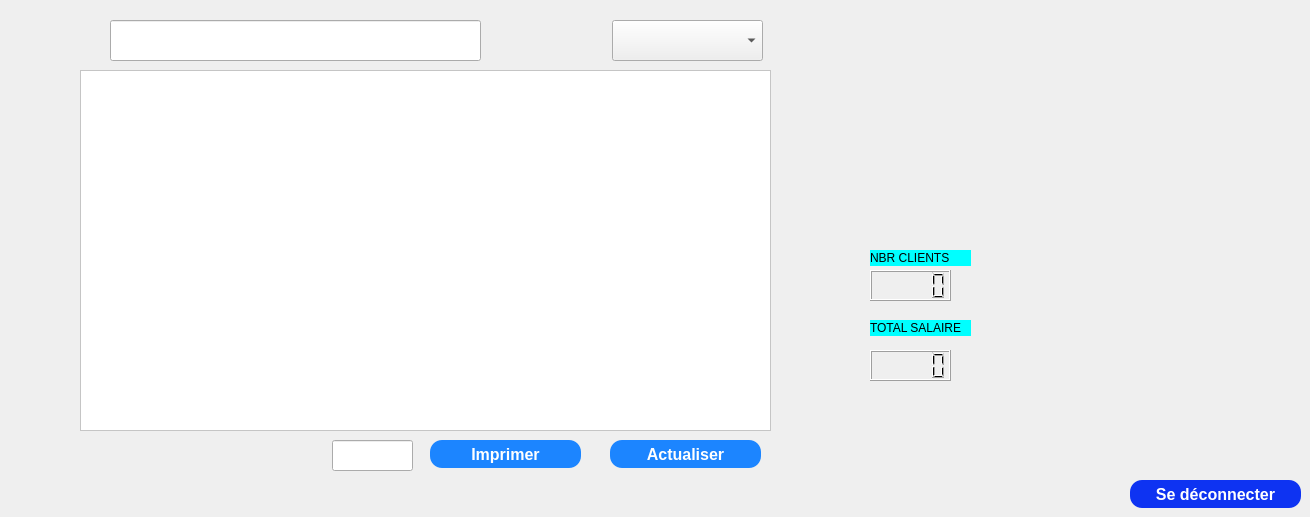
      <widget class="QWidget" name="tab_13">
       <attribute name="title">
        <string>Afficher</string>
       </attribute>
       <widget class="QTableView" name="tab_norme">
        <property name="geometry">
         <rect>
          <x>80</x>
          <y>70</y>
          <width>691</width>
          <height>361</height>
         </rect>
        </property>
        <property name="styleSheet">
         <string notr="true">background-color: white;</string>
        </property>
       </widget>
       <widget class="QPushButton" name="logoutButton_3">
        <property name="geometry">
         <rect>
          <x>1130</x>
          <y>480</y>
          <width>171</width>
          <height>28</height>
         </rect>
        </property>
        <property name="styleSheet">
         <string notr="true">QPushButton{
	padding: 0px 16px;


width: 86px;
height: 48px;
left: 1996px;
top: 64px;

/* Blue/50 */
background: #0E33F2;
border-radius: 12px;


/* Button */

width: 54px;
height: 24px;

font-family: 'Inter';
font-style: normal;
font-weight: 800;
font-size: 16px;
line-height: 24px;
/* identical to box height, or 150% */

/* Base/100 */
color: #FFFFFF;
}

QPushButton:hover{
	padding: 0px 16px;


width: 86px;
height: 48px;
left: 1996px;
top: 64px;

/* Blue/50 */
background: #0B28C2;
border-radius: 12px;


/* Button */

width: 54px;
height: 24px;

font-family: 'Inter';
font-style: normal;
font-weight: 800;
font-size: 16px;
line-height: 24px;
/* identical to box height, or 150% */

/* Base/100 */
color: #FFFFFF;
}


QPushButton:pressed{
	padding: 0px 16px;


width: 86px;
height: 48px;
left: 1996px;
top: 64px;

/* Blue/50 */
background: #081E91;
border-radius: 12px;


/* Button */

width: 54px;
height: 24px;

font-family: 'Inter';
font-style: normal;
font-weight: 800;
font-size: 16px;
line-height: 24px;
/* identical to box height, or 150% */

/* Base/100 */
color: #FFFFFF;
}</string>
        </property>
        <property name="text">
         <string>Se déconnecter</string>
        </property>
       </widget>
       <widget class="QPushButton" name="pushActualiser">
        <property name="geometry">
         <rect>
          <x>610</x>
          <y>440</y>
          <width>151</width>
          <height>28</height>
         </rect>
        </property>
        <property name="sizePolicy">
         <sizepolicy hsizetype="Preferred" vsizetype="Preferred">
          <horstretch>0</horstretch>
          <verstretch>0</verstretch>
         </sizepolicy>
        </property>
        <property name="minimumSize">
         <size>
          <width>93</width>
          <height>28</height>
         </size>
        </property>
        <property name="styleSheet">
         <string notr="true">QPushButton{
	padding: 0px 16px;


width: 86px;
height: 48px;
left: 1996px;
top: 64px;

/* Blue/50 */
background: rgb(28,133,255);
border-radius: 12px;


/* Button */

width: 54px;
height: 24px;

font-family: 'Inter';
font-style: normal;
font-weight: 800;
font-size: 16px;
line-height: 24px;
/* identical to box height, or 150% */

/* Base/100 */
color: white;
font: 87 8.5pt &quot;Segoe UI Black&quot;;
}

QPushButton:hover{
	padding: 0px 16px;


width: 86px;
height: 48px;
left: 1996px;
top: 64px;

/* Blue/50 */
background: #0B28C2;
border-radius: 12px;


/* Button */

width: 54px;
height: 24px;

font-family: 'Inter';
font-style: normal;
font-weight: 800;
font-size: 16px;
line-height: 24px;
/* identical to box height, or 150% */

/* Base/100 */
color: white;
}


QPushButton:pressed{
	padding: 0px 16px;


width: 86px;
height: 48px;
left: 1996px;
top: 64px;

/* Blue/50 */
background: #081E91;
border-radius: 12px;


/* Button */

width: 54px;
height: 24px;

font-family: 'Inter';
font-style: normal;
font-weight: 800;
font-size: 16px;
line-height: 24px;
/* identical to box height, or 150% */

/* Base/100 */
color: white;
}

</string>
        </property>
        <property name="text">
         <string>Actualiser</string>
        </property>
       </widget>
       <widget class="QPushButton" name="PDF">
        <property name="geometry">
         <rect>
          <x>430</x>
          <y>440</y>
          <width>151</width>
          <height>28</height>
         </rect>
        </property>
        <property name="sizePolicy">
         <sizepolicy hsizetype="Preferred" vsizetype="Preferred">
          <horstretch>0</horstretch>
          <verstretch>0</verstretch>
         </sizepolicy>
        </property>
        <property name="minimumSize">
         <size>
          <width>93</width>
          <height>28</height>
         </size>
        </property>
        <property name="styleSheet">
         <string notr="true">QPushButton{
	padding: 0px 16px;


width: 86px;
height: 48px;
left: 1996px;
top: 64px;

/* Blue/50 */
background: rgb(28,133,255);
border-radius: 12px;


/* Button */

width: 54px;
height: 24px;

font-family: 'Inter';
font-style: normal;
font-weight: 800;
font-size: 16px;
line-height: 24px;
/* identical to box height, or 150% */

/* Base/100 */
color: white;
font: 87 8.5pt &quot;Segoe UI Black&quot;;
}

QPushButton:hover{
	padding: 0px 16px;


width: 86px;
height: 48px;
left: 1996px;
top: 64px;

/* Blue/50 */
background: #0B28C2;
border-radius: 12px;


/* Button */

width: 54px;
height: 24px;

font-family: 'Inter';
font-style: normal;
font-weight: 800;
font-size: 16px;
line-height: 24px;
/* identical to box height, or 150% */

/* Base/100 */
color: white;
}


QPushButton:pressed{
	padding: 0px 16px;


width: 86px;
height: 48px;
left: 1996px;
top: 64px;

/* Blue/50 */
background: #081E91;
border-radius: 12px;


/* Button */

width: 54px;
height: 24px;

font-family: 'Inter';
font-style: normal;
font-weight: 800;
font-size: 16px;
line-height: 24px;
/* identical to box height, or 150% */

/* Base/100 */
color: white;
}

</string>
        </property>
        <property name="text">
         <string>Imprimer</string>
        </property>
       </widget>
       <widget class="QLineEdit" name="lineEdit">
        <property name="geometry">
         <rect>
          <x>110</x>
          <y>20</y>
          <width>371</width>
          <height>41</height>
         </rect>
        </property>
       </widget>
       <widget class="QLCDNumber" name="lcdNumber">
        <property name="geometry">
         <rect>
          <x>870</x>
          <y>270</y>
          <width>81</width>
          <height>31</height>
         </rect>
        </property>
       </widget>
       <widget class="QLCDNumber" name="lcdNumberSalaire">
        <property name="geometry">
         <rect>
          <x>870</x>
          <y>350</y>
          <width>81</width>
          <height>31</height>
         </rect>
        </property>
       </widget>
       <widget class="QLabel" name="label">
        <property name="geometry">
         <rect>
          <x>870</x>
          <y>250</y>
          <width>101</width>
          <height>16</height>
         </rect>
        </property>
        <property name="styleSheet">
         <string notr="true">background-color: rgb(0, 255, 255);</string>
        </property>
        <property name="text">
         <string>NBR CLIENTS</string>
        </property>
       </widget>
       <widget class="QLabel" name="label_2">
        <property name="geometry">
         <rect>
          <x>870</x>
          <y>320</y>
          <width>101</width>
          <height>16</height>
         </rect>
        </property>
        <property name="styleSheet">
         <string notr="true">background-color: rgb(0, 255, 255);</string>
        </property>
        <property name="text">
         <string>TOTAL SALAIRE</string>
        </property>
       </widget>
       <widget class="QComboBox" name="comboBox">
        <property name="geometry">
         <rect>
          <x>612</x>
          <y>20</y>
          <width>151</width>
          <height>41</height>
         </rect>
        </property>
        <item>
         <property name="text">
          <string/>
         </property>
        </item>
        <item>
         <property name="text">
          <string>Salaire</string>
         </property>
        </item>
        <item>
         <property name="text">
          <string>A-Z</string>
         </property>
        </item>
       </widget>
       <widget class="QLineEdit" name="pdfLine">
        <property name="geometry">
         <rect>
          <x>332</x>
          <y>440</y>
          <width>81</width>
          <height>31</height>
         </rect>
        </property>
       </widget>
      </widget>
